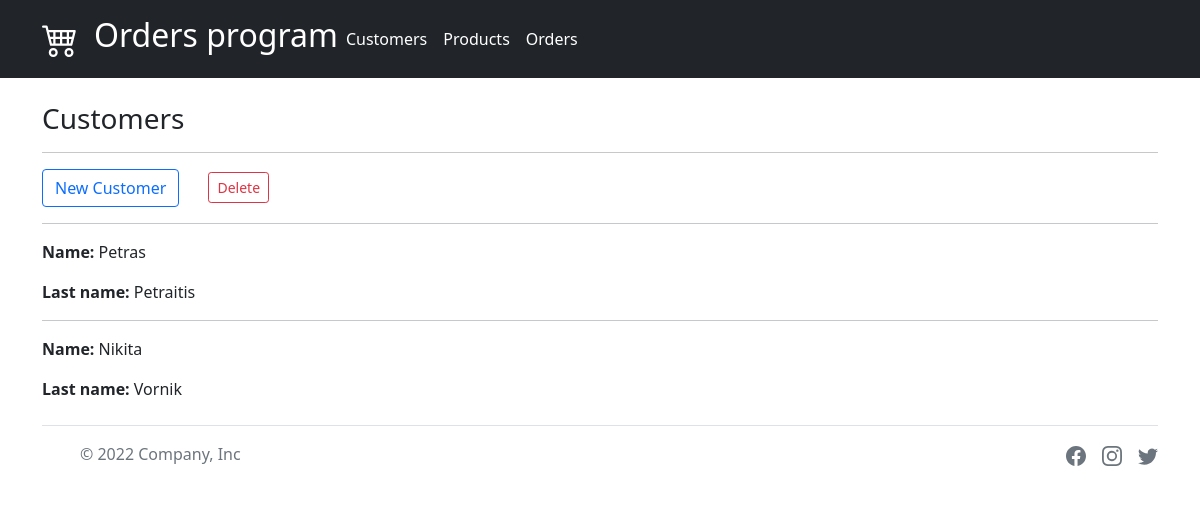
The page / on the database its author committed.
### data.py (models this page shows, shortened)
class Customer(db.Model):
    __tablename__ = 'customer'
    id = db.Column(db.Integer, primary_key=True)
    f_name = db.Column("Name", db.String)
    l_name = db.Column("Last name", db.String)
    email = db.Column("Email", db.String)

### app.py (the view)
@app.route('/')
def customer():
    try:
        customers = Customer.query.all()
    except:
        customers = []
    return render_template('customer.html', customers=customers)

### templates/customer.html (shortened to what this page needs)
{% extends "base.html" %}
{% block content %}
<h3>Customers</h3>
<hr>
<div class="btn-group ">
    <a href="{{url_for('new_customer') }}" class="btn btn-outline-primary">New Customer</a>
</div>
<div class="btn-group">
    <a href="{{url_for('delete_customers') }}" class="btn btn-outline-danger btn-sm" style="margin-left: 25px">Delete</a>
</div>
{% if customers %}
{% for customer in customers %}
<hr>
<p><strong>Name:</strong> {{customer.f_name}}</p>
<p><strong>Last name:</strong> {{customer.l_name}}</p>
{% endfor %}
{% endif %}
{% endblock %}

### rows shown on the page
Customer: f_name "Petras", l_name "Petraitis"
Customer: f_name "Nikita", l_name "Vornik"
